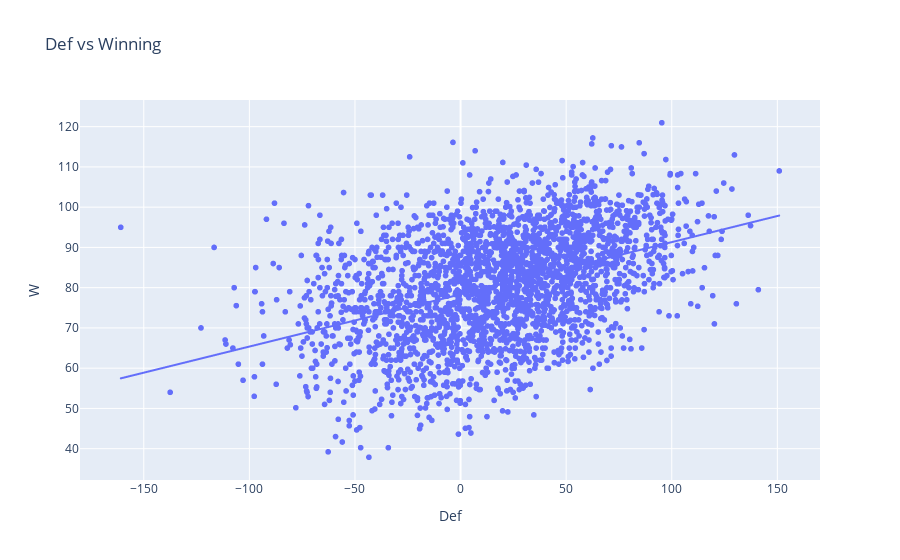

Notebook code for this chart:
### Code cell
px.scatter(team_data, 'Def', 'W', hover_data = ['Team'], trendline='ols', title='Def vs Winning')

### Figure 1 — Plotly figure (JSON) as saved in the notebook; plotly's stock layout.template omitted (floating-point values rounded to 4 significant figures; data arrays with more than 128 entries replaced by an {"elided": "..."} marker saying what was removed)
{"data": [{"customdata": {"elided": "2640x1 str values"}, "hovertemplate": "Def=%{x}<br>W=%{y}<br>Team=%{customdata[0]}<extra></extra>", "legendgroup": "", "marker": {"color": "#636efa", "symbol": "circle"}, "mode": "markers", "name": "", "showlegend": false, "type": "scattergl", "x": {"elided": "2640 float values"}, "xaxis": "x", "y": {"elided": "2640 float values"}, "yaxis": "y"}, {"hovertemplate": "<b>OLS trendline</b><br>W = 0.129737 * Def + 78.3419<br>R<sup>2</sup>=0.176285<br><br>Def=%{x}<br>W=%{y} <b>(trend)</b><extra></extra>", "legendgroup": "", "marker": {"color": "#636efa", "symbol": "circle"}, "mode": "lines", "name": "", "showlegend": false, "type": "scattergl", "x": {"elided": "2640 float values"}, "xaxis": "x", "y": {"elided": "2640 float values"}, "yaxis": "y"}], "layout": {"legend": {"tracegroupgap": 0}, "title": {"text": "Def vs Winning"}, "xaxis": {"anchor": "y", "domain": [0, 1], "title": {"text": "Def"}}, "yaxis": {"anchor": "x", "domain": [0, 1], "title": {"text": "W"}}}}
